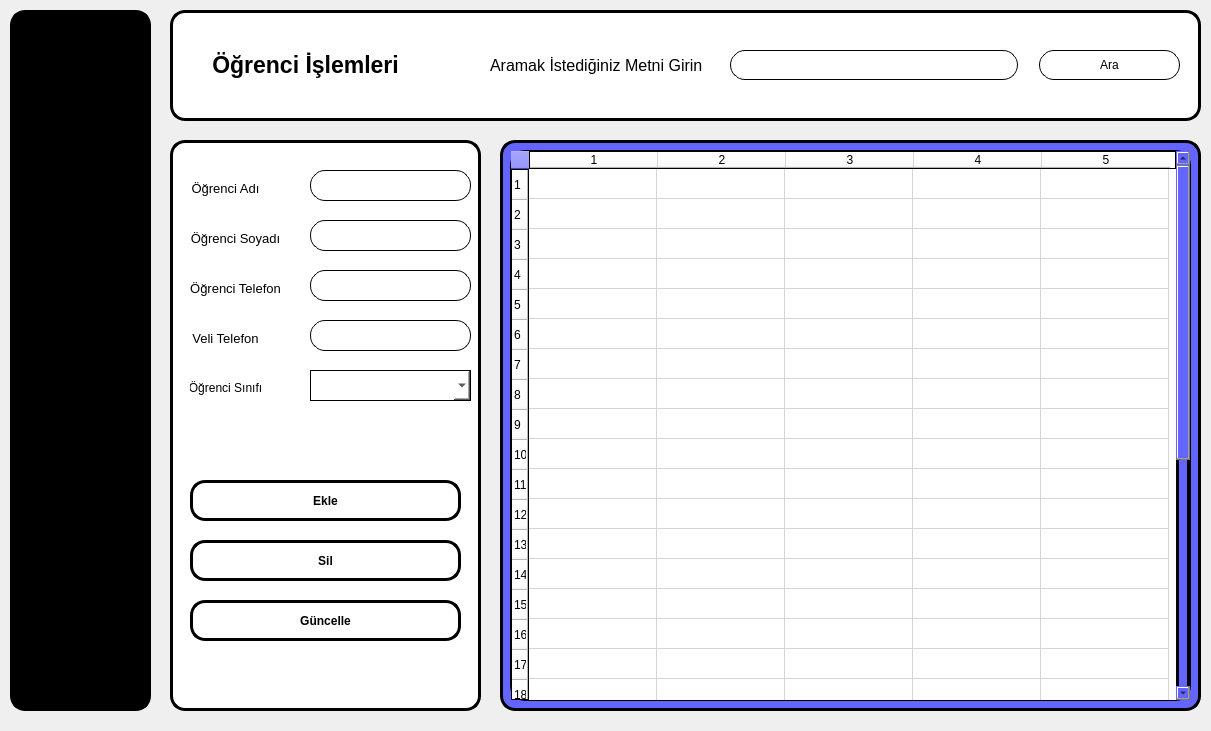
<?xml version="1.0" encoding="UTF-8"?>
<ui version="4.0">
 <class>OgrenciIslemleri</class>
 <widget class="QWidget" name="OgrenciIslemleri">
  <property name="geometry">
   <rect>
    <x>0</x>
    <y>0</y>
    <width>1211</width>
    <height>731</height>
   </rect>
  </property>
  <property name="minimumSize">
   <size>
    <width>1211</width>
    <height>731</height>
   </size>
  </property>
  <property name="maximumSize">
   <size>
    <width>1211</width>
    <height>731</height>
   </size>
  </property>
  <property name="windowTitle">
   <string>Öğrenci İşlemleri</string>
  </property>
  <property name="windowIcon">
   <iconset resource="Template/resource.qrc">
    <normaloff>:/icons/ogrenci.png</normaloff>:/icons/ogrenci.png</iconset>
  </property>
  <widget class="QWidget" name="widget" native="true">
   <property name="geometry">
    <rect>
     <x>10</x>
     <y>10</y>
     <width>141</width>
     <height>701</height>
    </rect>
   </property>
   <property name="styleSheet">
    <string notr="true">QWidget{
	
	
	
	background-color: rgb(0, 0, 0);
	border-radius: 15px;
	border: 3px solid;
}

</string>
   </property>
   <widget class="QLabel" name="label">
    <property name="geometry">
     <rect>
      <x>20</x>
      <y>10</y>
      <width>101</width>
      <height>101</height>
     </rect>
    </property>
    <property name="text">
     <string/>
    </property>
    <property name="pixmap">
     <pixmap resource="Template/resource.qrc">:/icons/Sophia(1).png</pixmap>
    </property>
    <property name="scaledContents">
     <bool>true</bool>
    </property>
   </widget>
   <widget class="QWidget" name="layoutWidget_3">
    <property name="geometry">
     <rect>
      <x>10</x>
      <y>120</y>
      <width>121</width>
      <height>561</height>
     </rect>
    </property>
    <layout class="QVBoxLayout" name="verticalLayout">
     <item>
      <widget class="QPushButton" name="btn_home">
       <property name="cursor">
        <cursorShape>PointingHandCursor</cursorShape>
       </property>
       <property name="text">
        <string/>
       </property>
       <property name="icon">
        <iconset resource="Template/resource.qrc">
         <normaloff>:/icons/anasayfa.png</normaloff>:/icons/anasayfa.png</iconset>
       </property>
       <property name="iconSize">
        <size>
         <width>35</width>
         <height>35</height>
        </size>
       </property>
      </widget>
     </item>
     <item>
      <widget class="QPushButton" name="btn_ogr">
       <property name="cursor">
        <cursorShape>PointingHandCursor</cursorShape>
       </property>
       <property name="text">
        <string/>
       </property>
       <property name="icon">
        <iconset resource="Template/resource.qrc">
         <normaloff>:/icons/ogrenciW.png</normaloff>:/icons/ogrenciW.png</iconset>
       </property>
       <property name="iconSize">
        <size>
         <width>35</width>
         <height>35</height>
        </size>
       </property>
      </widget>
     </item>
     <item>
      <widget class="QPushButton" name="btn_ders">
       <property name="cursor">
        <cursorShape>PointingHandCursor</cursorShape>
       </property>
       <property name="text">
        <string/>
       </property>
       <property name="icon">
        <iconset resource="Template/resource.qrc">
         <normaloff>:/icons/ders.png</normaloff>:/icons/ders.png</iconset>
       </property>
       <property name="iconSize">
        <size>
         <width>35</width>
         <height>35</height>
        </size>
       </property>
      </widget>
     </item>
     <item>
      <widget class="QPushButton" name="btn_snf">
       <property name="cursor">
        <cursorShape>PointingHandCursor</cursorShape>
       </property>
       <property name="text">
        <string/>
       </property>
       <property name="icon">
        <iconset resource="Template/resource.qrc">
         <normaloff>:/icons/sınıf.png</normaloff>:/icons/sınıf.png</iconset>
       </property>
       <property name="iconSize">
        <size>
         <width>35</width>
         <height>35</height>
        </size>
       </property>
      </widget>
     </item>
     <item>
      <widget class="QPushButton" name="btn_net">
       <property name="cursor">
        <cursorShape>PointingHandCursor</cursorShape>
       </property>
       <property name="text">
        <string/>
       </property>
       <property name="icon">
        <iconset resource="Template/resource.qrc">
         <normaloff>:/icons/net.png</normaloff>:/icons/net.png</iconset>
       </property>
       <property name="iconSize">
        <size>
         <width>35</width>
         <height>35</height>
        </size>
       </property>
      </widget>
     </item>
    </layout>
   </widget>
   <zorder>layoutWidget_3</zorder>
   <zorder>label</zorder>
  </widget>
  <widget class="QWidget" name="widget_2" native="true">
   <property name="geometry">
    <rect>
     <x>500</x>
     <y>140</y>
     <width>701</width>
     <height>571</height>
    </rect>
   </property>
   <property name="styleSheet">
    <string notr="true">
background-color: rgb(100, 100, 254);

border-radius: 15px;
border: 3px solid black;
</string>
   </property>
   <widget class="QTableWidget" name="Widget_ogrenciIslem">
    <property name="geometry">
     <rect>
      <x>10</x>
      <y>10</y>
      <width>681</width>
      <height>551</height>
     </rect>
    </property>
    <property name="styleSheet">
     <string notr="true">border-radius: 15px;
border: 1px solid black;
background-color: rgb(255, 255, 255);
</string>
    </property>
    <property name="rowCount">
     <number>30</number>
    </property>
    <property name="columnCount">
     <number>5</number>
    </property>
    <attribute name="horizontalHeaderDefaultSectionSize">
     <number>128</number>
    </attribute>
    <row/>
    <row/>
    <row/>
    <row/>
    <row/>
    <row/>
    <row/>
    <row/>
    <row/>
    <row/>
    <row/>
    <row/>
    <row/>
    <row/>
    <row/>
    <row/>
    <row/>
    <row/>
    <row/>
    <row/>
    <row/>
    <row/>
    <row/>
    <row/>
    <row/>
    <row/>
    <row/>
    <row/>
    <row/>
    <row/>
    <column/>
    <column/>
    <column/>
    <column/>
    <column/>
   </widget>
  </widget>
  <widget class="QWidget" name="widget_4" native="true">
   <property name="geometry">
    <rect>
     <x>170</x>
     <y>140</y>
     <width>311</width>
     <height>571</height>
    </rect>
   </property>
   <property name="styleSheet">
    <string notr="true">border-radius: 15px;
border: 3px solid black;
background-color: rgb(255, 255, 255);</string>
   </property>
   <widget class="QPushButton" name="btn_ogrenciEkle">
    <property name="geometry">
     <rect>
      <x>20</x>
      <y>340</y>
      <width>271</width>
      <height>41</height>
     </rect>
    </property>
    <property name="font">
     <font>
      <weight>75</weight>
      <bold>true</bold>
     </font>
    </property>
    <property name="cursor">
     <cursorShape>PointingHandCursor</cursorShape>
    </property>
    <property name="text">
     <string>Ekle</string>
    </property>
   </widget>
   <widget class="QPushButton" name="btn_ogrenciSil">
    <property name="enabled">
     <bool>true</bool>
    </property>
    <property name="geometry">
     <rect>
      <x>20</x>
      <y>400</y>
      <width>271</width>
      <height>41</height>
     </rect>
    </property>
    <property name="font">
     <font>
      <weight>75</weight>
      <bold>true</bold>
     </font>
    </property>
    <property name="cursor">
     <cursorShape>PointingHandCursor</cursorShape>
    </property>
    <property name="text">
     <string>Sil</string>
    </property>
   </widget>
   <widget class="QPushButton" name="btn_ogrenciGunc">
    <property name="geometry">
     <rect>
      <x>20</x>
      <y>460</y>
      <width>271</width>
      <height>41</height>
     </rect>
    </property>
    <property name="font">
     <font>
      <weight>75</weight>
      <bold>true</bold>
     </font>
    </property>
    <property name="cursor">
     <cursorShape>PointingHandCursor</cursorShape>
    </property>
    <property name="text">
     <string>Güncelle</string>
    </property>
   </widget>
   <widget class="QLabel" name="label_10">
    <property name="geometry">
     <rect>
      <x>20</x>
      <y>190</y>
      <width>71</width>
      <height>16</height>
     </rect>
    </property>
    <property name="font">
     <font>
      <pointsize>10</pointsize>
     </font>
    </property>
    <property name="styleSheet">
     <string notr="true">border-radius: 15px;
border: 0px solid black;
</string>
    </property>
    <property name="text">
     <string>Veli Telefon</string>
    </property>
    <property name="alignment">
     <set>Qt::AlignCenter</set>
    </property>
   </widget>
   <widget class="QLabel" name="label_9">
    <property name="geometry">
     <rect>
      <x>20</x>
      <y>140</y>
      <width>91</width>
      <height>16</height>
     </rect>
    </property>
    <property name="font">
     <font>
      <pointsize>10</pointsize>
     </font>
    </property>
    <property name="styleSheet">
     <string notr="true">border-radius: 15px;
border: 0px solid black;
</string>
    </property>
    <property name="text">
     <string>Öğrenci Telefon</string>
    </property>
    <property name="alignment">
     <set>Qt::AlignCenter</set>
    </property>
   </widget>
   <widget class="QLineEdit" name="lne_ogrenciAd">
    <property name="geometry">
     <rect>
      <x>140</x>
      <y>30</y>
      <width>161</width>
      <height>31</height>
     </rect>
    </property>
    <property name="styleSheet">
     <string notr="true">border-radius: 15px;
border: 1px solid black;
</string>
    </property>
   </widget>
   <widget class="QLineEdit" name="lne_veliTel">
    <property name="geometry">
     <rect>
      <x>140</x>
      <y>180</y>
      <width>161</width>
      <height>31</height>
     </rect>
    </property>
    <property name="styleSheet">
     <string notr="true">border-radius: 15px;
border: 1px solid black;
</string>
    </property>
   </widget>
   <widget class="QLabel" name="label_11">
    <property name="geometry">
     <rect>
      <x>20</x>
      <y>240</y>
      <width>71</width>
      <height>16</height>
     </rect>
    </property>
    <property name="styleSheet">
     <string notr="true">border-radius: 15px;
border: 0px solid black;
</string>
    </property>
    <property name="text">
     <string>Öğrenci Sınıfı</string>
    </property>
    <property name="alignment">
     <set>Qt::AlignCenter</set>
    </property>
   </widget>
   <widget class="QLineEdit" name="lne_ogrenciTel">
    <property name="geometry">
     <rect>
      <x>140</x>
      <y>130</y>
      <width>161</width>
      <height>31</height>
     </rect>
    </property>
    <property name="styleSheet">
     <string notr="true">border-radius: 15px;
border: 1px solid black;
</string>
    </property>
   </widget>
   <widget class="QLabel" name="label_8">
    <property name="geometry">
     <rect>
      <x>10</x>
      <y>40</y>
      <width>91</width>
      <height>16</height>
     </rect>
    </property>
    <property name="font">
     <font>
      <pointsize>10</pointsize>
     </font>
    </property>
    <property name="styleSheet">
     <string notr="true">border-radius: 15px;
border: 0px solid black;
</string>
    </property>
    <property name="text">
     <string>Öğrenci Adı</string>
    </property>
    <property name="alignment">
     <set>Qt::AlignCenter</set>
    </property>
   </widget>
   <widget class="QLineEdit" name="lne_ogrenciSoyad">
    <property name="geometry">
     <rect>
      <x>140</x>
      <y>80</y>
      <width>161</width>
      <height>31</height>
     </rect>
    </property>
    <property name="styleSheet">
     <string notr="true">border-radius: 15px;
border: 1px solid black;
</string>
    </property>
   </widget>
   <widget class="QLabel" name="label_12">
    <property name="geometry">
     <rect>
      <x>20</x>
      <y>90</y>
      <width>91</width>
      <height>16</height>
     </rect>
    </property>
    <property name="font">
     <font>
      <pointsize>10</pointsize>
     </font>
    </property>
    <property name="styleSheet">
     <string notr="true">border-radius: 15px;
border: 0px solid black;
</string>
    </property>
    <property name="text">
     <string>Öğrenci Soyadı</string>
    </property>
    <property name="alignment">
     <set>Qt::AlignCenter</set>
    </property>
   </widget>
   <widget class="QComboBox" name="comboBox_ogrenciSinif">
    <property name="geometry">
     <rect>
      <x>140</x>
      <y>230</y>
      <width>161</width>
      <height>31</height>
     </rect>
    </property>
    <property name="styleSheet">
     <string notr="true">border-radius: 0px;
border: 1px solid black;
</string>
    </property>
   </widget>
  </widget>
  <widget class="QWidget" name="widget_3" native="true">
   <property name="geometry">
    <rect>
     <x>170</x>
     <y>10</y>
     <width>1031</width>
     <height>111</height>
    </rect>
   </property>
   <property name="styleSheet">
    <string notr="true">border-radius: 15px;
border: 3px solid black;
background-color: rgb(255, 255, 255);</string>
   </property>
   <widget class="QLabel" name="label_13">
    <property name="geometry">
     <rect>
      <x>20</x>
      <y>20</y>
      <width>231</width>
      <height>71</height>
     </rect>
    </property>
    <property name="sizePolicy">
     <sizepolicy hsizetype="Preferred" vsizetype="Preferred">
      <horstretch>0</horstretch>
      <verstretch>0</verstretch>
     </sizepolicy>
    </property>
    <property name="baseSize">
     <size>
      <width>0</width>
      <height>0</height>
     </size>
    </property>
    <property name="font">
     <font>
      <pointsize>17</pointsize>
      <weight>75</weight>
      <italic>false</italic>
      <bold>true</bold>
      <underline>false</underline>
      <strikeout>false</strikeout>
      <kerning>true</kerning>
     </font>
    </property>
    <property name="focusPolicy">
     <enum>Qt::WheelFocus</enum>
    </property>
    <property name="styleSheet">
     <string notr="true">border-radius: 0px;
border: 0px solid black;
background-color: rgb(255, 255, 255);</string>
    </property>
    <property name="text">
     <string>Öğrenci İşlemleri</string>
    </property>
    <property name="textFormat">
     <enum>Qt::AutoText</enum>
    </property>
    <property name="alignment">
     <set>Qt::AlignCenter</set>
    </property>
   </widget>
   <widget class="QLineEdit" name="lne_ogrenciAra">
    <property name="geometry">
     <rect>
      <x>560</x>
      <y>40</y>
      <width>288</width>
      <height>30</height>
     </rect>
    </property>
    <property name="minimumSize">
     <size>
      <width>288</width>
      <height>0</height>
     </size>
    </property>
    <property name="maximumSize">
     <size>
      <width>288</width>
      <height>30</height>
     </size>
    </property>
    <property name="styleSheet">
     <string notr="true">border-radius: 15px;
border: 1px solid black;
</string>
    </property>
   </widget>
   <widget class="QLabel" name="label_7">
    <property name="geometry">
     <rect>
      <x>320</x>
      <y>40</y>
      <width>221</width>
      <height>31</height>
     </rect>
    </property>
    <property name="font">
     <font>
      <pointsize>12</pointsize>
      <weight>50</weight>
      <bold>false</bold>
     </font>
    </property>
    <property name="styleSheet">
     <string notr="true">border-radius: 15px;
border: 0px solid black;
</string>
    </property>
    <property name="text">
     <string>Aramak İstediğiniz Metni Girin</string>
    </property>
   </widget>
   <widget class="QPushButton" name="btn_ogrenciAra">
    <property name="geometry">
     <rect>
      <x>869</x>
      <y>40</y>
      <width>141</width>
      <height>30</height>
     </rect>
    </property>
    <property name="minimumSize">
     <size>
      <width>100</width>
      <height>0</height>
     </size>
    </property>
    <property name="maximumSize">
     <size>
      <width>9999</width>
      <height>30</height>
     </size>
    </property>
    <property name="styleSheet">
     <string notr="true">border-radius: 15px;
border: 1px solid black;
</string>
    </property>
    <property name="text">
     <string>Ara</string>
    </property>
    <property name="iconSize">
     <size>
      <width>20</width>
      <height>20</height>
     </size>
    </property>
   </widget>
  </widget>
 </widget>
 <resources>
  <include location="Template/resource.qrc"/>
 </resources>
 <connections/>
</ui>
